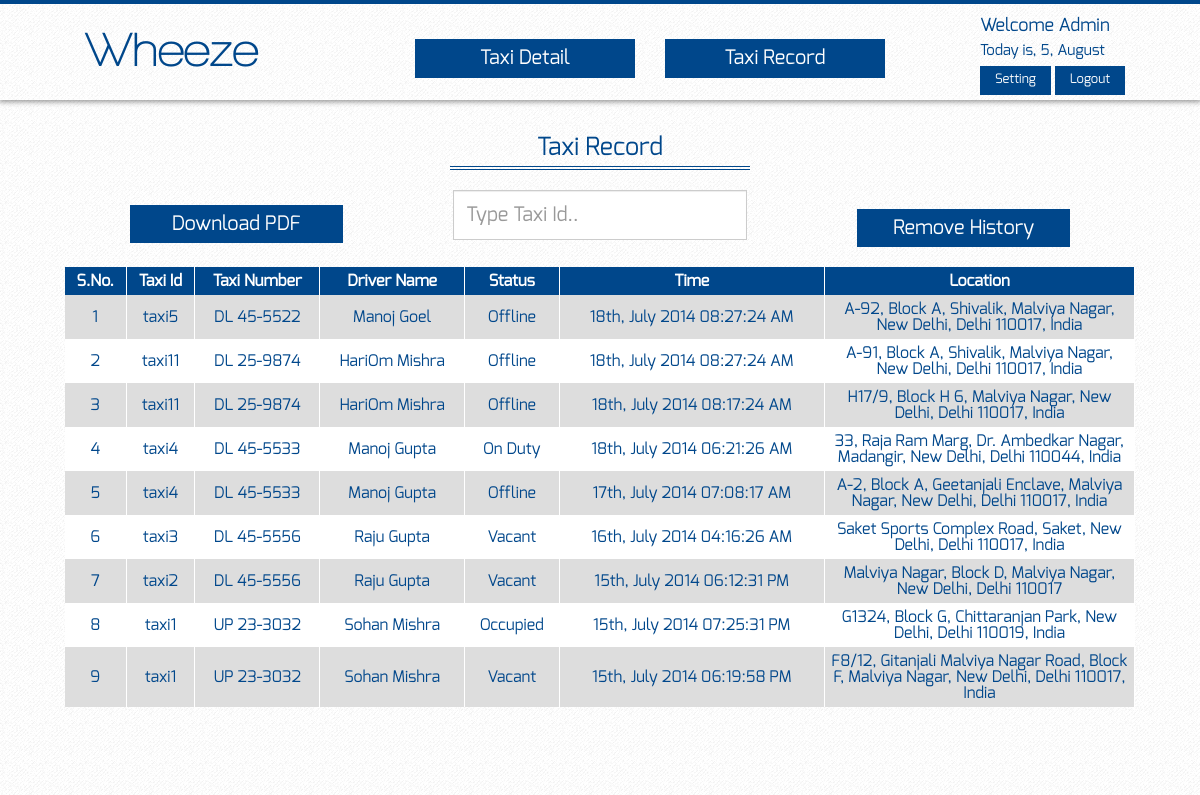
The app's page /record.php (signed in) with its own data.
### tables this page shows
CREATE TABLE IF NOT EXISTS `history` (
  `id` int(10) unsigned NOT NULL AUTO_INCREMENT,
  `taxi_id` varchar(20) NOT NULL,
  `lattitude` varchar(20) NOT NULL,
  `longitude` varchar(20) NOT NULL,
  `time` datetime NOT NULL,
  `status` varchar(20) NOT NULL,
  `location` varchar(255) NOT NULL,
  `active` char(1) NOT NULL DEFAULT '1',
  PRIMARY KEY (`id`)
);

CREATE TABLE IF NOT EXISTS `taxi_detail` (
  `id` int(10) unsigned NOT NULL AUTO_INCREMENT,
  `taxi_id` varchar(255) NOT NULL,
  `password` varchar(100) NOT NULL,
  `taxi_number` varchar(50) NOT NULL,
  `driver_name` varchar(255) NOT NULL,
  `mobile` varchar(30) NOT NULL,
  `address` varchar(255) NOT NULL,
  `created_date` datetime NOT NULL,
  `modify_date` datetime NOT NULL,
  `status` char(1) NOT NULL DEFAULT '1',
  PRIMARY KEY (`id`)
);

### record.php (the view, shortened to what this page needs)
<?php
include('header.php');
$query = mysql_query("SELECT * FROM history ORDER BY id DESC");
?>
<div class="container-fluid record">
	<div class="row">
		<div class="col-lg-3 col-centered record-heading">
			Taxi Record
		</div>
	</div>
	<div class="row">
		<div class="col-lg-10 col-centered">
		<div class="col-lg-3 display-div">
			<a href="pdf.php" target="_blank">
				<div class='download-pdf'>Download PDF</div>
			</a>
		</div>
		<div class="col-lg-4 col-lg-offset-1 search-bar">
			<input type="text" class="form-control search-taxi-id" placeholder="Type Taxi Id..">
		</div>
		<div class="col-lg-3 col-lg-offset-1 display-div">
			<div class="remove-record-btn">Remove History</div>
		</div>
		</div>
	</div>
	<div class="row" style="margin-top:20px;">
		<div class="col-lg-11 col-centered search-result">
		<?php
		if(mysql_num_rows($query) > 0)
		{
		?>
			<table>
				<thead>
					<tr>
						<td>S.No.</td>
						<td>Taxi Id</td>
						<td>Taxi Number</td>
						<td>Driver Name</td>
						<td>Status</td>
						<td>Time</td>
						<td style="width:29%;">Location</td>
					</tr>
				</thead>
				<tbody>
					<?php
					$a = 1;
					while($row = mysql_fetch_array($query))
					{
						$taxi_id = $row['taxi_id'];
				   		$query_fetch = mysql_query("SELECT * FROM taxi_detail WHERE taxi_id = '$taxi_id'");
				   		$row_taxi = mysql_fetch_array($query_fetch);
				   		$time = date("jS, F Y h:i:s A",strtotime($row['time']));
					?>
						<tr>
							<td><?php echo $a; ?></td>
							<td><?php echo $row['taxi_id'] ?></td>
							<td><?php echo $row_taxi['taxi_number'] ?></td>
							<td><?php echo $row_taxi['driver_name'] ?></td>
							<td><?php echo $row['status']; ?></td>
							<td><?php echo $time; ?></td>
							<td><?php echo $row['location'];; ?></td>
						</tr>
					<?php
					$a++;
					}
					?>
				</tbody>
			</table>
		<?php
		}
		else
		{
		?>
			<div class="error-msg">
				There is no any Update about Taxi..!
			</div>
		<?php
		}
		?>
		</div>
	</div>
</div>
</body>
</html>

### header.php (shortened to what this page needs)
<?php
if(!isset($_SESSION['wheeze_username']) || empty($_SESSION['wheeze_username']) )
{
	?>
	<script type="text/javascript">
	window.location = "index.php";
	</script>
	<?php
}
else
{
	$username = $_SESSION['wheeze_username'];
	$sql = "SELECT * FROM admin WHERE username = '$username'";
	$query = mysql_query($sql);
	$row_admin = mysql_fetch_array($query);
	$current_page_name = basename($_SERVER['REQUEST_URI']);
}
?>
<html>
<head>
	<link rel="stylesheet" type="text/css" href="css/style.css">
</head>
<body>
<div class="la-anim-10"></div>
<header class="main">
	<div class="container-fluid">
		<div class="row">
			<div class="col-lg-12">
				<div class="row">
					<div class="col-lg-4">
						<a href="home.php">
						<div class="logo">
							Wheeze
						</div>
						</a>
					</div>
					<div class="col-lg-5">
						<div class="row">
							<div class="col-lg-6 display-div">
								<?php
								if($current_page_name == "taxi-detail.php")
								{
									?>
									<a href="taxi-detail.php">
										<div>Add Taxi</div>
									</a>
									<?php
								}
								else
								{
									?>
									<a href="taxi-detail.php">
										<div>Taxi Detail</div>
									</a>
									<?php
								}
								 ?>
							</div>
							<div class="col-lg-6 display-div">
								<a href="record.php">
									<div>Taxi Record</div>
								</a>
							</div>
						</div>
					</div>
					<div class="col-lg-3 admin-desc">
						<div>Welcome <?php echo ucfirst($row_admin['name']); ?></div>
						<div>Today is,
							<?php
							echo date("j, F");
							 ?>
						</div>
						<div>
							<ul>
								<a href="setting.php"><li>Setting</li></a>
								<a href="logout.php"><li>Logout</li></a>
							</ul>
						</div>
					</div>
					</div>
				</div>
			</div>
		</div>
</header>

### css/style.css (style rules this page uses)
body { background: url('../img/background.png'); }
a { text-decoration: none !important; }
header.main { -webkit-box-shadow: 0px 1px 5px 1px rgba(0,0,0,0.4); box-shadow: 0px 1px 5px 1px rgba(0,0,0,0.4); border-top: 4px solid #00478B; height: 100px; }
header.main .logo { color: #00478B; font-size: 3.5em; font-family: 'WalkwayBoldRegular'; margin-top: 10px; padding-left: 70px; }
.admin-desc { padding-left: 80px; }
.admin-desc div:nth-child(1) { font-size: 18px; color: #00478B; font-family: 'ExoRegular'; text-align: left; margin-top: 10px; }
.admin-desc div:nth-child(2) { font-size: 15px; color: #00478B; font-family: 'ExoRegular'; }
.admin-desc div:nth-child(3) ul { padding: 0px; margin:0px; margin-top: 5px; }
.admin-desc div:nth-child(3) ul li { display: inline-block; font-size: 13px; font-family: 'ExoRegular'; background: #00478B; color: #fff; padding:5px 15px; }
.display-div { margin-top: 25px; }
.display-div div { text-align: center; font-size: 20px; font-family:'ExoRegular'; padding: 5px; margin-top: 10px; background: #00478B; color: #fff; cursor: pointer; }
.record-heading { color:#00478B; font-family: 'ExoRegular'; font-size: 25px; border-bottom: 4px double #00478B; text-align: center; margin-top: 30px; }
.record .search-bar { margin-top: 20px; }
.record .search-bar input { border-radius: 0px; font-size: 20px; height: 50px; font-family: 'ExoRegular'; color:#00478B; }
.record table { width: 100%; margin-bottom: 60px; }
.record table thead tr { background: #00478B; color: #fff; font-family: 'ExoRegular'; }
.record table thead tr td { padding: 6px; border-right: 1px solid #fff; text-align: center; font-weight: bold; }
.record table tbody tr:nth-child(even) { background: #fff; color: #00478B; font-family: 'ExoRegular'; }
.record table tbody tr:nth-child(odd) { background: #ddd; color: #00478B; font-family: 'ExoRegular'; }
.record table tbody tr td { padding: 6px; border-right: 1px solid #fff; text-align: center; }

### css/component.css (style rules this page uses)
.la-anim-10 { position: fixed; z-index: 100; top: 0; right: 0; width: 190px; height: 190px; background: #219AC9; -webkit-transition: -webkit-transform 0.3s; transition: transform 0.3s; -webkit-transform: translateX(100%) translateY(-100%) rotate(45deg); transform: translateX(100%) translateY(-100%) rotate(45deg); pointer-events: none; }
.la-anim-10::before, .la-anim-10::after { position: absolute; bottom: 9px; left: 50%; display: block; border: 5px solid #fff; border-radius: 50%; content: ''; }
.la-anim-10::before { margin-left: -29px; width: 60px; height: 60px; border-right-color: #0A4961; border-left-color: #0A4961; -webkit-animation: rotation 3s linear infinite; animation: rotation 3s linear infinite; }
.la-anim-10::after { bottom: 25px; margin-left: -14px; width: 30px; height: 30px; border-top-color: #0A4961; border-bottom-color: #0A4961; -webkit-animation: rotation 1s linear infinite; animation: rotation 1s linear infinite; }

### records on screen
history: taxi "taxi5", taxi_detail.taxi_number "DL 45-5522", taxi_detail.driver_name "Manoj Goel", status "Offline", time "18th, July 2014 08:27:24 AM", location "A-92, Block A, Shivalik, Malviya Nagar, New Delhi, Delhi 110017, India"
history: taxi "taxi11", taxi_detail.taxi_number "DL 25-9874", taxi_detail.driver_name "HariOm Mishra", status "Offline", time "18th, July 2014 08:27:24 AM", location "A-91, Block A, Shivalik, Malviya Nagar, New Delhi, Delhi 110017, India"
history: taxi "taxi11", taxi_detail.taxi_number "DL 25-9874", taxi_detail.driver_name "HariOm Mishra", status "Offline", time "18th, July 2014 08:17:24 AM", location "H17/9, Block H 6, Malviya Nagar, New Delhi, Delhi 110017, India"
history: taxi "taxi4", taxi_detail.taxi_number "DL 45-5533", taxi_detail.driver_name "Manoj Gupta", status "On Duty", time "18th, July 2014 06:21:26 AM", location "33, Raja Ram Marg, Dr. Ambedkar Nagar, Madangir, New Delhi, Delhi 110044, India"
history: taxi "taxi4", taxi_detail.taxi_number "DL 45-5533", taxi_detail.driver_name "Manoj Gupta", status "Offline", time "17th, July 2014 07:08:17 AM", location "A-2, Block A, Geetanjali Enclave, Malviya Nagar, New Delhi, Delhi 110017, India"
history: taxi "taxi3", taxi_detail.taxi_number "DL 45-5556", taxi_detail.driver_name "Raju Gupta", status "Vacant", time "16th, July 2014 04:16:26 AM", location "Saket Sports Complex Road, Saket, New Delhi, Delhi 110017, India"
history: taxi "taxi2", taxi_detail.taxi_number "DL 45-5556", taxi_detail.driver_name "Raju Gupta", status "Vacant", time "15th, July 2014 06:12:31 PM", location "Malviya Nagar, Block D, Malviya Nagar, New Delhi, Delhi 110017"
history: taxi "taxi1", taxi_detail.taxi_number "UP 23-3032", taxi_detail.driver_name "Sohan Mishra", status "Occupied", time "15th, July 2014 07:25:31 PM", location "G1324, Block G, Chittaranjan Park, New Delhi, Delhi 110019, India"
history: taxi "taxi1", taxi_detail.taxi_number "UP 23-3032", taxi_detail.driver_name "Sohan Mishra", status "Vacant", time "15th, July 2014 06:19:58 PM", location "F8/12, Gitanjali Malviya Nagar Road, Block F, Malviya Nagar, New Delhi, Delhi 110017, India"

### other values on screen
$row_admin['name'] "Admin"
